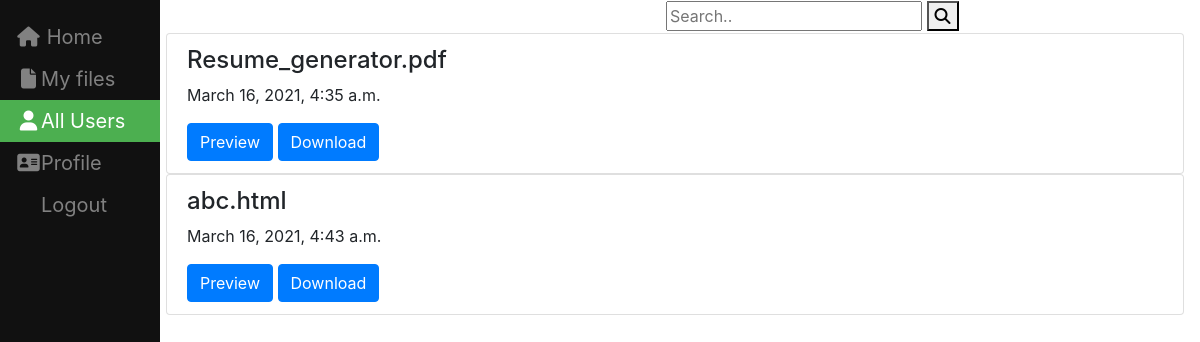
Page /srikarthop on the earlier database version.
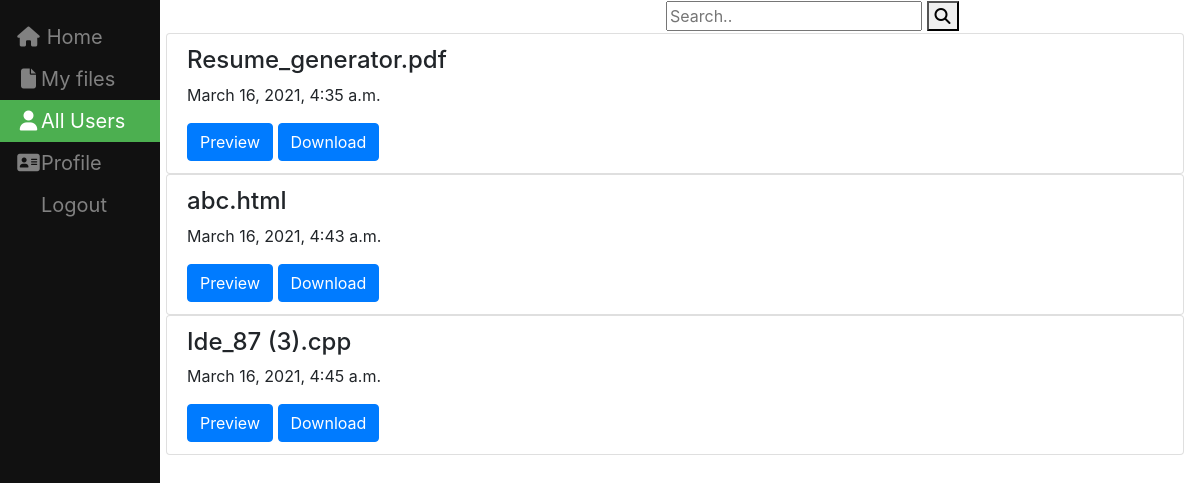
Same page on the later database version.
### filesharing/models.py (models this page shows, shortened)
class File(models.Model):
    name = models.CharField(max_length=100,null=True,blank=True)
    file=models.FileField(upload_to=user_directory_path);
    created_on = models.DateTimeField(auto_now_add=True)
    user = models.ForeignKey(User,on_delete=models.CASCADE, default=None)

### filesharing/views.py (the view)
# urls.py: path('<slug:user>',views.ousersfile,name='ousersfiles')
def ousersfile(request,user):
    print(user)
    ruser=User.objects.get(username=user)
    all_files = File.objects.filter(user=ruser)
    context = {'all_files': all_files, 'u': ruser}
    return render(request, 'filesharing/ousersfile.html', context)

### templates/filesharing/ousersfile.html (shortened to what this page needs)
{% load static %}
<!DOCTYPE html>
<html lang="en" dir="ltr">
  <head>
    <link rel="stylesheet" type="text/css" href="{%  static "css/styles.css" %}"/>
    <link rel="stylesheet" href="https://cdnjs.cloudflare.com/ajax/libs/font-awesome/4.7.0/css/font-awesome.min.css">
    <link rel="stylesheet" href="https://maxcdn.bootstrapcdn.com/bootstrap/4.0.0/css/bootstrap.min.css">
</head>
  <body>
<div class="sidebar">
  <a href="home1"><i class="fa fa-fw fa-home"></i> Home</a>
  <a  href="My_Files"><i class="fa fa-fw fa-file"></i>My files</a>
  <a class="active" href="allusers"><i class="fa fa-fw fa-user"></i>All Users</a>
  <a href="createdprofile"><i class="fa fa-fw fa-address-card"></i>Profile</a>
  <a href="logout">Logout</a>
</div>
<form class="example" action="action_page.php">
  <input type="text" placeholder="Search.." name="search">
  <button type="submit"><i class="fa fa-search"></i></button>
</form>
  <div class="content">
      <div class="list-group">
      {% for file in all_files %}
            <div class="list-group">
                 <div  class="list-group-item">
                    <h4 class="list-group-item-text">{{ file.name}}</h4>
                      <p class="list-group-item-text">{{ file.created_on}}</p>
                     <a class="list-group-item-text" href="{{ file.file.url }}" target="_blank"><button type="button" class="btn btn-primary">Preview</button> </a> </td>
                     <a class="list-group-item-text" href="{{ file.file.url }}" target="_blank" download><button type="button" class="btn btn-primary">Download</button></a>&nbsp;&nbsp;&nbsp;&nbsp;&nbsp;&nbsp;
                 </div>
          </div>
      {% endfor %}
     </div>
  </div>
  </body>
</html>

### static/css/styles.css (style rules this page uses)
.sidebar { height: 100%; width: 160px; position: fixed; z-index: 1; top: 0; left: 0; background-color: #111; overflow-x: hidden; padding-top: 16px; }
.sidebar a { padding: 6px 8px 6px 16px; text-decoration: none; font-size: 20px; color: #818181; display: block; }
.sidebar a.active { background-color: #4CAF50; color: white; }
div.content { margin-left: 150px; padding: 1px 16px; height: 2000px; }
.example { margin-left: 650px; padding: 1px 16px; }

Differences in the rows shown:
added File: name "Ide_87 (3).cpp", created_on "March 16, 2021, 4:45 a.m."
